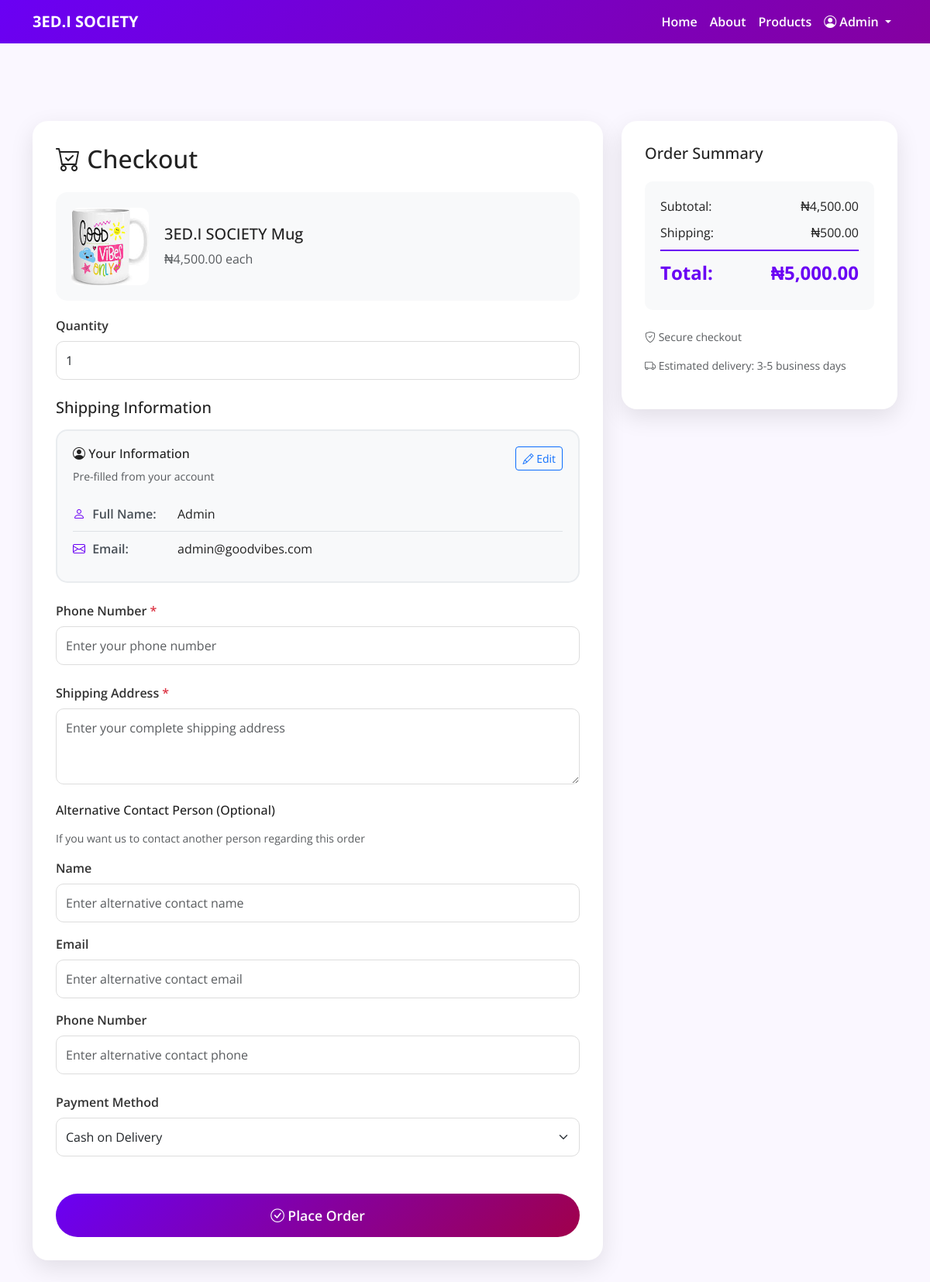
Screenshot of /checkout.php?id=3&type=merch (signed in) with the database file from the repository.
### tables this page shows
CREATE TABLE merch (
  id INT AUTO_INCREMENT PRIMARY KEY,
  product_name VARCHAR(255) NOT NULL,
  category VARCHAR(100),
  description TEXT,
  price DECIMAL(10,2),
  image VARCHAR(255),
  created_at TIMESTAMP DEFAULT CURRENT_TIMESTAMP
);

CREATE TABLE users (
  id INT AUTO_INCREMENT PRIMARY KEY,
  username VARCHAR(100) NOT NULL,
  email VARCHAR(150) NOT NULL UNIQUE,
  password VARCHAR(255) NOT NULL,
  role ENUM('super_admin', 'user') DEFAULT 'user',
  created_at TIMESTAMP DEFAULT CURRENT_TIMESTAMP
);

### checkout.php (the view, shortened to what this page needs)
<?php
include 'db_connect.php';
$userId = $_SESSION['user_id'];
$userStmt = $conn->prepare("SELECT username, email FROM users WHERE id = ?");
$userStmt->bind_param('i', $userId);
$userStmt->execute();
$userResult = $userStmt->get_result();
$userData = $userResult->fetch_assoc();
$productId = isset($_GET['id']) ? intval($_GET['id']) : 0;
$productType = isset($_GET['type']) ? $_GET['type'] : 'product';
$tableName = ($productType === 'merch') ? 'merch' : 'products';
$stmt = $conn->prepare("SELECT * FROM $tableName WHERE id = ?");
$stmt->bind_param('i', $productId);
$stmt->execute();
$result = $stmt->get_result();
$product = $result->fetch_assoc();
$defaultQuantity = isset($_POST['quantity']) ? intval($_POST['quantity']) : 1;
$subtotal = $product['price'] * $defaultQuantity;
$shippingCost = $subtotal >= 10000 ? 0 : 500;
$grandTotal = $subtotal + $shippingCost;
?>
<!DOCTYPE html>
<html lang="en">
<head>
  <link href="https://cdn.jsdelivr.net/npm/bootstrap@5.3.2/dist/css/bootstrap.min.css" rel="stylesheet" />
  <link href="https://cdn.jsdelivr.net/npm/bootstrap-icons@1.11.1/font/bootstrap-icons.css" rel="stylesheet" />
</head>
<body>
  <nav class="navbar navbar-expand-lg fixed-top">
    <div class="container">
      <a class="navbar-brand fw-bold" href="index.php">3ED.I SOCIETY</a>
      <div class="collapse navbar-collapse" id="navMenu">
        <ul class="navbar-nav ms-auto">
          <li class="nav-item"><a class="nav-link" href="index.php">Home</a></li>
          <li class="nav-item"><a class="nav-link" href="about.php">About</a></li>
          <li class="nav-item"><a class="nav-link" href="products.php">Products</a></li>
          <?php if (isset($_SESSION['user_id'])): ?>
            <li class="nav-item dropdown">
              <a class="nav-link dropdown-toggle" href="#" id="userMenu" role="button" data-bs-toggle="dropdown">
                <i class="bi bi-person-circle"></i> <?php echo htmlspecialchars($_SESSION['user_name'] ?? $_SESSION['username'] ?? 'User'); ?>
              </a>
            </li>
          <?php else: ?>
            <li class="nav-item"><a class="nav-link" href="login.php">Login</a></li>
          <?php endif; ?>
        </ul>
      </div>
    </div>
  </nav>
  <section class="checkout-section">
    <div class="container">
      <div class="row">
        <div class="col-lg-8">
          <div class="checkout-card">
            <h2 class="mb-4"><i class="bi bi-cart-check"></i> Checkout</h2>
            <div class="product-summary">
              <img src="<?php echo htmlspecialchars($product['image']); ?>" alt="<?php echo htmlspecialchars($product['product_name']); ?>">
              <div>
                <h5><?php echo htmlspecialchars($product['product_name']); ?></h5>
                <p class="text-muted mb-0">₦<?php echo number_format($product['price'], 2); ?> each</p>
              </div>
            </div>
            <form method="POST" action="" enctype="multipart/form-data">
              <div class="mb-4">
                <label class="form-label">Quantity</label>
                <input type="number" name="quantity" class="form-control" value="<?php echo $defaultQuantity; ?>" min="1" required onchange="calculateTotal()">
              </div>
              <h5 class="mb-3 mt-4">Shipping Information</h5>
              <div class="user-info-card mb-4" id="userInfoCard">
                <div class="d-flex justify-content-between align-items-start mb-3">
                  <div>
                    <h6 class="mb-2"><i class="bi bi-person-circle"></i> Your Information</h6>
                    <p class="text-muted small mb-0">Pre-filled from your account</p>
                  </div>
                  <button type="button" class="btn btn-sm btn-outline-primary" onclick="toggleEditMode()">
                    <i class="bi bi-pencil"></i> <span id="editModeText">Edit</span>
                  </button>
                </div>
                <div class="user-info-display" id="userInfoDisplay">
                  <div class="info-item">
                    <span class="info-label"><i class="bi bi-person"></i> Full Name:</span>
                    <span class="info-value" id="displayName"><?php echo htmlspecialchars($userData['username'] ?? ''); ?></span>
                  </div>
                  <div class="info-item">
                    <span class="info-label"><i class="bi bi-envelope"></i> Email:</span>
                    <span class="info-value" id="displayEmail"><?php echo htmlspecialchars($userData['email'] ?? ''); ?></span>
                  </div>
                </div>
              </div>
              <div class="mb-4">
                <label class="form-label">Phone Number <span class="text-danger">*</span></label>
                <input type="tel" name="shipping_phone" class="form-control" placeholder="Enter your phone number" value="<?php echo isset($_POST['shipping_phone']) ? htmlspecialchars($_POST['shipping_phone']) : ''; ?>" required>
              </div>
              <div class="mb-4">
                <label class="form-label">Shipping Address <span class="text-danger">*</span></label>
                <textarea name="shipping_address" class="form-control" rows="3" placeholder="Enter your complete shipping address" required></textarea>
              </div>
              <div class="mb-4">
                <h6 class="mb-3">Alternative Contact Person (Optional)</h6>
                <p class="text-muted small mb-3">If you want us to contact another person regarding this order</p>
                <div class="mb-3">
                  <label class="form-label">Name</label>
                  <input type="text" name="shipping_name2" class="form-control" placeholder="Enter alternative contact name" value="<?php echo isset($_POST['shipping_name2']) ? htmlspecialchars($_POST['shipping_name2']) : ''; ?>">
                </div>
                <div class="mb-3">
                  <label class="form-label">Email</label>
                  <input type="email" name="shipping_email2" class="form-control" placeholder="Enter alternative contact email" value="<?php echo isset($_POST['shipping_email2']) ? htmlspecialchars($_POST['shipping_email2']) : ''; ?>">
                </div>
                <div class="mb-3">
                  <label class="form-label">Phone Number</label>
                  <input type="tel" name="shipping_phone2" class="form-control" placeholder="Enter alternative contact phone" value="<?php echo isset($_POST['shipping_phone2']) ? htmlspecialchars($_POST['shipping_phone2']) : ''; ?>">
                </div>
              </div>
              <div class="mb-4">
                <label class="form-label">Payment Method</label>
                <select name="payment_method" class="form-select" required onchange="toggleReceiptUpload()">
                  <option value="cash_on_delivery">Cash on Delivery</option>
                </select>
              </div>
              <button type="submit" class="btn btn-vibe mt-4">
                <i class="bi bi-check-circle"></i> Place Order
              </button>
            </form>
          </div>
        </div>
        <div class="col-lg-4">
          <div class="checkout-card">
            <h5 class="mb-4">Order Summary</h5>
            <div class="price-summary">
              <div class="price-row">
                <span>Subtotal:</span>
                <span id="subtotal">₦<?php echo number_format($subtotal, 2); ?></span>
              </div>
              <div class="price-row">
                <span>Shipping:</span>
                <span id="shipping">₦<?php echo number_format($shippingCost, 2); ?></span>
              </div>
              <div class="price-row price-total">
                <span>Total:</span>
                <span id="total">₦<?php echo number_format($grandTotal, 2); ?></span>
              </div>
            </div>
            <div class="mt-4">
              <p class="small text-muted"><i class="bi bi-shield-check"></i> Secure checkout</p>
              <p class="small text-muted"><i class="bi bi-truck"></i> Estimated delivery: 3-5 business days</p>
            </div>
          </div>
        </div>
      </div>
    </div>
  </section>
</body>
</html>

### checkout.php (style rules this page uses)
:root { --primary: #6a00f4; --secondary: #a0004b; --gradient: linear-gradient(135deg, #6a00f4, #a0004b); }
body { font-family: 'Open Sans', sans-serif; background-color: #faf7ff; color: #222; }
.navbar { background: var(--gradient); background-size: 200% 200%; animation: gradientShift 8s ease infinite; }
.navbar .nav-link, .navbar-brand { color: #fff !important; font-weight: 600; }
.checkout-section { padding: 100px 0 80px; margin-top: 56px; }
.checkout-card { background: #fff; border-radius: 20px; padding: 30px; box-shadow: 0 10px 30px rgba(0, 0, 0, 0.1); margin-bottom: 20px; }
.product-summary { display: flex; gap: 20px; align-items: center; padding: 20px; background: #f8f9fa; border-radius: 15px; margin-bottom: 20px; }
.product-summary img { width: 100px; height: 100px; object-fit: cover; border-radius: 10px; }
.form-label { font-weight: 600; color: #333; margin-bottom: 8px; }
.form-control, .form-select { border-radius: 10px; padding: 12px; border: 1px solid #ddd; }
.btn-vibe { background: var(--gradient); color: #fff; border: none; padding: 15px 40px; border-radius: 50px; font-weight: 600; font-size: 1.1rem; transition: 0.3s; width: 100%; }
.price-summary { background: #f8f9fa; padding: 20px; border-radius: 10px; }
.price-row { display: flex; justify-content: space-between; margin-bottom: 10px; }
.price-total { font-size: 1.5rem; font-weight: 700; color: var(--primary); border-top: 2px solid var(--primary); padding-top: 10px; margin-top: 10px; }
.user-info-card { background: #f8f9fa; border: 2px solid #e9ecef; border-radius: 15px; padding: 20px; transition: all 0.3s ease; }
.user-info-display .info-item { display: flex; align-items: center; padding: 10px 0; border-bottom: 1px solid #dee2e6; }
.user-info-display .info-item:last-child { border-bottom: none; }
.info-label { font-weight: 600; color: #495057; min-width: 120px; margin-right: 15px; }
.info-label i { margin-right: 5px; color: var(--primary); }
.info-value { color: #222; font-size: 1rem; }

### rows the page displays
merch: image (picture), product_name "3ED.I SOCIETY Mug", price "4,500.00", price "500.00", price "5,000.00"
users: username "Admin", email "admin@goodvibes.com"

### other values shown
$_SESSION['user_name'] "Admin"
